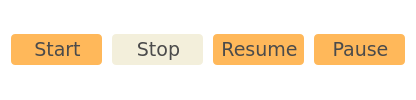
        <widget class="QFrame" name="verticalFrame_4">
         <property name="styleSheet">
          <string notr="true">background-color: rgb(255, 255, 255);
border-radius: 4px;</string>
         </property>
         <layout class="QVBoxLayout" name="verticalLayout_2">
          <property name="sizeConstraint">
           <enum>QLayout::SetDefaultConstraint</enum>
          </property>
          <item>
           <layout class="QHBoxLayout" name="horizontalLayout_18" stretch="1,1,1,1">
            <property name="spacing">
             <number>10</number>
            </property>
            <property name="leftMargin">
             <number>0</number>
            </property>
            <property name="topMargin">
             <number>0</number>
            </property>
            <property name="rightMargin">
             <number>0</number>
            </property>
            <property name="bottomMargin">
             <number>0</number>
            </property>
            <item>
             <widget class="QPushButton" name="pyqt5_dynamic_odsc_button_start_capture">
              <property name="minimumSize">
               <size>
                <width>91</width>
                <height>31</height>
               </size>
              </property>
              <property name="font">
               <font>
                <family>Verdana</family>
                <pointsize>14</pointsize>
               </font>
              </property>
              <property name="styleSheet">
               <string notr="true">QPushButton {
	border-radius: 4px;
	background-color: rgb(255, 184, 90);
	padding-left: 2px;
	color: rgb(75, 75, 75);
}
QPushButton:hover{
	background-color: rgb(248,214,176);	
}
QPushButton:pressed{
	background-color: rgb(179, 197, 192);
}
QPushButton:disabled{
	background-color: rgb(243, 239, 219);
}</string>
              </property>
              <property name="text">
               <string>Start</string>
              </property>
             </widget>
            </item>
            <item>
             <widget class="QPushButton" name="pyqt5_dynamic_odsc_button_stop_capture">
              <property name="enabled">
               <bool>false</bool>
              </property>
              <property name="minimumSize">
               <size>
                <width>91</width>
                <height>31</height>
               </size>
              </property>
              <property name="font">
               <font>
                <family>Verdana</family>
                <pointsize>14</pointsize>
               </font>
              </property>
              <property name="styleSheet">
               <string notr="true">QPushButton {
	border-radius: 4px;
	background-color: rgb(255, 184, 90);
	padding-left: 2px;
	color: rgb(75, 75, 75);
}
QPushButton:hover{
	background-color: rgb(248,214,176);	
}
QPushButton:pressed{
	background-color: rgb(179, 197, 192);
}
QPushButton:disabled{
	background-color: rgb(200, 220, 210);
}
QPushButton:disabled{
	background-color: rgb(243, 239, 219);
}</string>
              </property>
              <property name="text">
               <string>Stop</string>
              </property>
             </widget>
            </item>
            <item>
             <widget class="QPushButton" name="pyqt5_dynamic_odsc_button_resume_capture">
              <property name="minimumSize">
               <size>
                <width>91</width>
                <height>31</height>
               </size>
              </property>
              <property name="font">
               <font>
                <family>Verdana</family>
                <pointsize>14</pointsize>
               </font>
              </property>
              <property name="styleSheet">
               <string notr="true">QPushButton {
	border-radius: 4px;
	background-color: rgb(255, 184, 90);
	padding-left: 2px;
	color: rgb(75, 75, 75);
}
QPushButton:hover{
	background-color: rgb(248,214,176);	
}
QPushButton:pressed{
	background-color: rgb(179, 197, 192);
}</string>
              </property>
              <property name="text">
               <string>Resume</string>
              </property>
             </widget>
            </item>
            <item>
             <widget class="QPushButton" name="pyqt5_dynamic_odsc_button_pause_capture">
              <property name="minimumSize">
               <size>
                <width>91</width>
                <height>31</height>
               </size>
              </property>
              <property name="font">
               <font>
                <family>Verdana</family>
                <pointsize>14</pointsize>
               </font>
              </property>
              <property name="styleSheet">
               <string notr="true">QPushButton {
	border-radius: 4px;
	background-color: rgb(255, 184, 90);
	padding-left: 2px;
	color: rgb(75, 75, 75);
}
QPushButton:hover{
	background-color: rgb(248,214,176);	
}
QPushButton:pressed{
	background-color: rgb(179, 197, 192);
}</string>
              </property>
              <property name="text">
               <string>Pause</string>
              </property>
             </widget>
            </item>
           </layout>
          </item>
         </layout>
        </widget>
